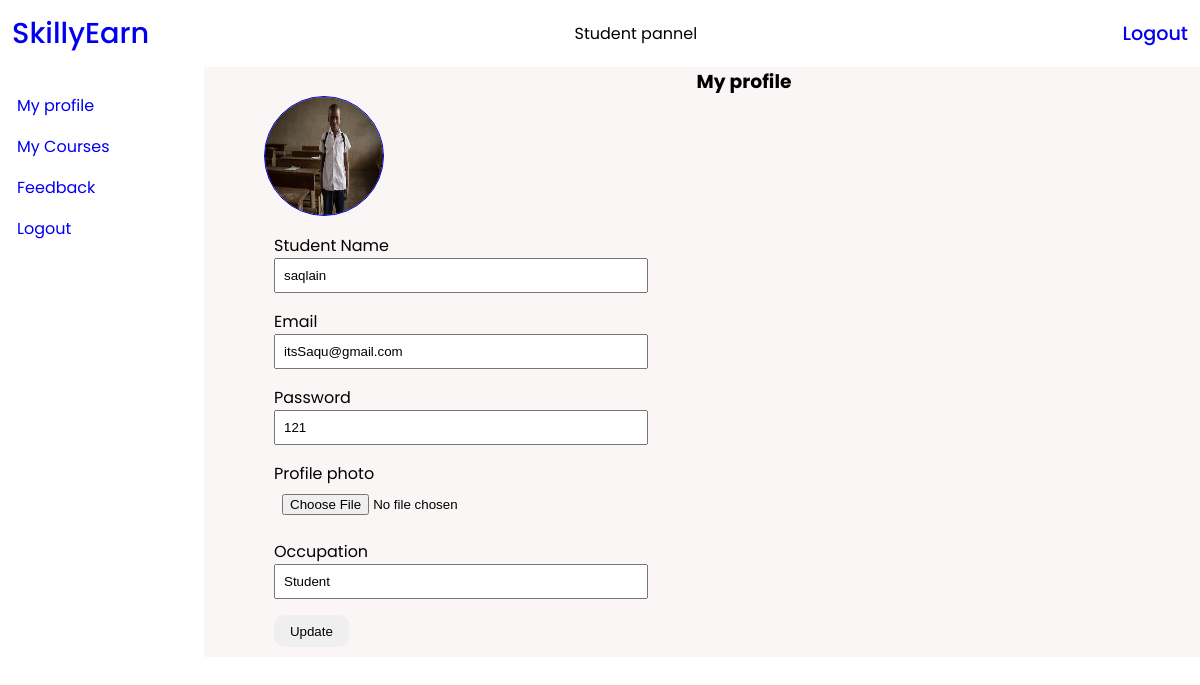
The app's page /student/index.php (signed in) with its own data.
### tables this page shows
CREATE TABLE `student` (
  `stu_id` int(11) NOT NULL,
  `stu_name` varchar(255) NOT NULL,
  `stu_email` varchar(255) NOT NULL,
  `stu_pass` varchar(255) NOT NULL,
  `stu_img` text NOT NULL DEFAULT '../student/images/profileIMG/std1.jpg',
  `stu_occ` text NOT NULL DEFAULT 'Student'
);

### student/stuInc/my_profile.php (the view, shortened to what this page needs)
<?php
if(!isset($_GET["my_courses"]) && !isset($_GET["feedback"]) ){
include("db_con.php");
if(isset($_SESSION['stuLogin']) && isset($_SESSION["email"])) {
    $email = $_SESSION["email"];
    $get_details = $conn->prepare("SELECT * FROM student WHERE stu_email=?");
    $get_details->execute([$email]);
    $details = $get_details->fetch(PDO::FETCH_ASSOC);
    if($details) {
?>
    <div class="right">
        <h3>My profile</h3>
        <div class="profile-img">
            <img style="width: 120px; height: 120px; border-radius: 50%; border: 1px solid blue;" src="<?php echo '../admin/inc/'.$details['stu_img']; ?>" alt="<?php echo isset($details['stu_name']) ? $details['stu_name'] : 'Student photo'; ?>">
        </div>
        <form action="#" method="post" enctype="multipart/form-data">
            <div class="row">
                <label>Student Name</label> <br/>
                <input type="text" name="stud_name" value="<?php echo isset($details['stu_name']) ? $details['stu_name'] : ''; ?>">
            </div>
            <div class="row">
                <label>Email</label> <br/>
                <input type="email" name="stud_email" value="<?php echo isset($details['stu_email']) ? $details['stu_email'] : ''; ?>" readonly>
            </div>
            <div class="row">
                <label>Password</label> <br/>
                <input type="text" name="stud_pass" value="<?php echo isset($details['stu_pass']) ? $details['stu_pass'] : ''; ?>">
            </div>
            <div class="row">
                <label>Profile photo</label> <br/>
                <input class="fileInp" type="file" name="stud_Img">
            </div>
            <div class="row">
                <label>Occupation</label> <br/>
                <input type="text" name="stud_occ" value="<?php echo isset($details['stu_occ']) ? $details['stu_occ'] : ''; ?>">
            </div>
            <div class="btns">
                <button type="submit" name="updateStuBtn" id="updateStudent">Update</button>
            </div>
        </form>
    </div>
<?php
    }
}
}
?>

### student/css/style.css (style rules this page uses)
:root { --primary-color: #3162DF; --secondary-color: #0684DD; }
* { margin: 0px; padding:0px; box-sizing: border-box; }
body { font-family:"poppins","sans-serif","inter","exo"; overflow-x: hidden; width: 100vw; height: 100%; }
.right { width:85%; margin-left: 17%; padding-left: 5%; background-color: #faf6f6; }
.right h3 { text-align:center; }
.right form { display: inline-block; width:80%; padding: 10px; }
.right form .row input { width: 50%; padding: 0.5rem; margin-bottom: 1rem; }
#updateStudent { width: 10%; height: 2rem; border:none; border-radius: 10px; }

### records on screen
student: stu_img (picture), stud_name "saqlain", stud_email "itsSaqu@gmail.com", stud_pass "121", stud_occ "Student"
